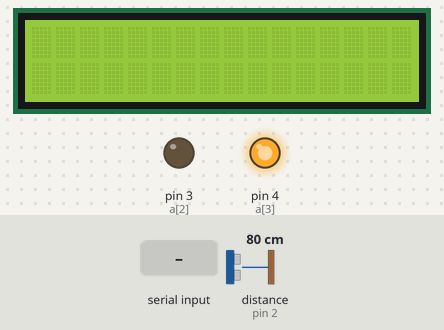
Recording of a sketch running on a simulated Arduino Uno, built with avr-gcc and run on an emulated ATmega328P. On the bench: 16×2 character LCD, output pins drawn as LEDs (lit = HIGH). Inputs (shaded band) come from the test bench; at power-on: distance to the obstacle (sensor on pin 2) 80 cm. The echo pulse lasts 58.3 µs per cm; pins used as bus, display or sensor lines are not drawn.

Above: at 1.2 s.
1.3 s: "B" received over Serial
At 1.45 s:
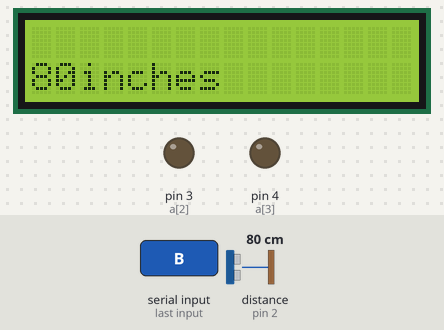
At 2.2 s:
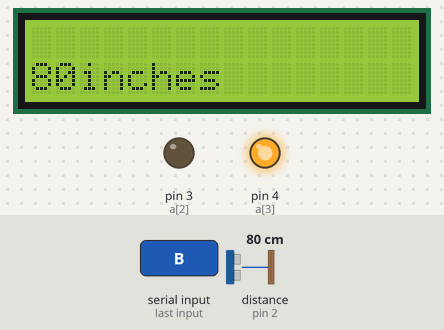
Timing chart, 0 to 4.3 s (numbered marks = the images above; inputs shaded):
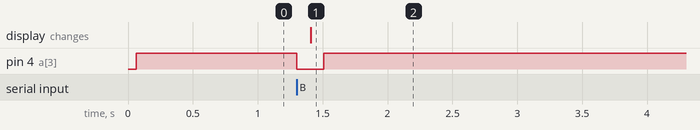

The sketch:

UltrasonicBlue.ino
```cpp
#include<LiquidCrystal.h>
LiquidCrystal LCD(12,13,8,7,6,5);
int i;
int a[]={1,2,3,4}; //for L29D
void forward()  {digitalWrite(a[1],HIGH);
    digitalWrite(a[3],HIGH);
  digitalWrite(a[0],LOW);
  digitalWrite(a[2],LOW);
  ultra();

  }
  void backward()  {digitalWrite(a[0],HIGH);
  digitalWrite(a[2],HIGH);
  digitalWrite(a[1],LOW);
  digitalWrite(a[3],LOW);
  ultra();
  }
  void left()  {digitalWrite(a[1],HIGH);
  digitalWrite(a[2],HIGH);
  digitalWrite(a[3],LOW);
  digitalWrite(a[0],LOW);
  ultra();
  }
  void right()  {
    digitalWrite(a[3],HIGH);
  digitalWrite(a[0],HIGH);
  digitalWrite(a[2],LOW);
  digitalWrite(a[1],LOW);
  ultra();
  }
void ultra()  {
    digitalWrite(3,0); // to generate pulses via trigger button


  digitalWrite(3,1);
 // delay(10);
  digitalWrite(3,0);
  int val=pulseIn(2,HIGH); //echo counting on high
 int ret=val/58;
 delay(100);
 LCD.setCursor(0,1);
  LCD.print(ret);
  LCD.print("inches");
  delay(100);
}
void setup() { for(i=0;i<4;i++) // for motor
{
  pinMode(a[i],OUTPUT);}
Serial.begin(9600);
pinMode(4,OUTPUT);
//pinMode(A4,OUTPUT); // for buzzer
//pinMode(A5,OUTPUT); // led
  pinMode(2,INPUT); // for ultrasonic sensor
  pinMode(3,OUTPUT); // for trigger

  LCD.begin(16,2);
  // put your setup code here, to run once:

}


void loop() {
  digitalWrite(4,1);
  if(Serial.available()>0)
  {
    char mot=Serial.read();
    if(mot=='A'){
      forward();
    }
    if(mot=='B')
    {
      backward();
    }
    if(mot=='C')
    {
      left();

    }
    if(mot=='D')
    {
      right();
    }

  // put your main code here, to run repeatedly:
  }
}
```

Measured:
- after the input at 1.3 s, pin 4 (a[3]): HIGH → LOW at once, → HIGH 0.21 s later; the display: changes after 0.11 s (image 1)
